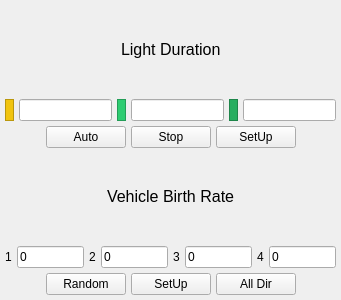
<?xml version="1.0" encoding="UTF-8"?>
<ui version="4.0">
 <class>SimulationControl</class>
 <widget class="QWidget" name="SimulationControl">
  <property name="enabled">
   <bool>true</bool>
  </property>
  <property name="geometry">
   <rect>
    <x>0</x>
    <y>0</y>
    <width>341</width>
    <height>300</height>
   </rect>
  </property>
  <property name="minimumSize">
   <size>
    <width>200</width>
    <height>100</height>
   </size>
  </property>
  <property name="maximumSize">
   <size>
    <width>341</width>
    <height>300</height>
   </size>
  </property>
  <property name="windowTitle">
   <string>Form</string>
  </property>
  <property name="styleSheet">
   <string notr="true"/>
  </property>
  <layout class="QVBoxLayout" name="verticalLayout">
   <property name="spacing">
    <number>5</number>
   </property>
   <property name="leftMargin">
    <number>5</number>
   </property>
   <property name="topMargin">
    <number>5</number>
   </property>
   <property name="rightMargin">
    <number>5</number>
   </property>
   <property name="bottomMargin">
    <number>5</number>
   </property>
   <item>
    <layout class="QHBoxLayout" name="horizontalLayout_3">
     <item>
      <spacer name="horizontalSpacer">
       <property name="orientation">
        <enum>Qt::Horizontal</enum>
       </property>
       <property name="sizeHint" stdset="0">
        <size>
         <width>40</width>
         <height>20</height>
        </size>
       </property>
      </spacer>
     </item>
     <item>
      <widget class="QLabel" name="m_light_duration_label">
       <property name="frameShape">
        <enum>QFrame::NoFrame</enum>
       </property>
       <property name="text">
        <string>&lt;html&gt;&lt;head/&gt;&lt;body&gt;&lt;p&gt;&lt;span style=&quot; font-size:12pt;&quot;&gt;Light Duration&lt;/span&gt;&lt;/p&gt;&lt;/body&gt;&lt;/html&gt;</string>
       </property>
      </widget>
     </item>
     <item>
      <spacer name="horizontalSpacer_2">
       <property name="orientation">
        <enum>Qt::Horizontal</enum>
       </property>
       <property name="sizeHint" stdset="0">
        <size>
         <width>40</width>
         <height>20</height>
        </size>
       </property>
      </spacer>
     </item>
    </layout>
   </item>
   <item>
    <layout class="QHBoxLayout" name="horizontalLayout">
     <item>
      <widget class="QLabel" name="m_yellow_label">
       <property name="autoFillBackground">
        <bool>false</bool>
       </property>
       <property name="styleSheet">
        <string notr="true">background-color: rgb(241, 196, 15);</string>
       </property>
       <property name="frameShape">
        <enum>QFrame::StyledPanel</enum>
       </property>
       <property name="text">
        <string/>
       </property>
       <property name="scaledContents">
        <bool>false</bool>
       </property>
      </widget>
     </item>
     <item>
      <widget class="QLineEdit" name="m_yellow"/>
     </item>
     <item>
      <widget class="QLabel" name="m_green_label">
       <property name="styleSheet">
        <string notr="true">background-color: rgb(46, 204, 113);</string>
       </property>
       <property name="frameShape">
        <enum>QFrame::StyledPanel</enum>
       </property>
       <property name="text">
        <string/>
       </property>
      </widget>
     </item>
     <item>
      <widget class="QLineEdit" name="m_green"/>
     </item>
     <item>
      <widget class="QLabel" name="m_green_label_2">
       <property name="styleSheet">
        <string notr="true">background-color: rgb(39, 174, 96);</string>
       </property>
       <property name="frameShape">
        <enum>QFrame::StyledPanel</enum>
       </property>
       <property name="text">
        <string/>
       </property>
      </widget>
     </item>
     <item>
      <widget class="QLineEdit" name="m_green_2"/>
     </item>
    </layout>
   </item>
   <item>
    <layout class="QHBoxLayout" name="horizontalLayout_4">
     <item>
      <spacer name="horizontalSpacer_3">
       <property name="orientation">
        <enum>Qt::Horizontal</enum>
       </property>
       <property name="sizeHint" stdset="0">
        <size>
         <width>40</width>
         <height>20</height>
        </size>
       </property>
      </spacer>
     </item>
     <item>
      <widget class="QPushButton" name="m_auto_traffic">
       <property name="text">
        <string>Auto</string>
       </property>
      </widget>
     </item>
     <item>
      <widget class="QPushButton" name="m_stop">
       <property name="text">
        <string>Stop</string>
       </property>
      </widget>
     </item>
     <item>
      <widget class="QPushButton" name="m_setup_button">
       <property name="text">
        <string>SetUp</string>
       </property>
      </widget>
     </item>
     <item>
      <spacer name="horizontalSpacer_4">
       <property name="orientation">
        <enum>Qt::Horizontal</enum>
       </property>
       <property name="sizeHint" stdset="0">
        <size>
         <width>40</width>
         <height>20</height>
        </size>
       </property>
      </spacer>
     </item>
    </layout>
   </item>
   <item>
    <layout class="QHBoxLayout" name="horizontalLayout_5">
     <item>
      <spacer name="horizontalSpacer_5">
       <property name="orientation">
        <enum>Qt::Horizontal</enum>
       </property>
       <property name="sizeHint" stdset="0">
        <size>
         <width>40</width>
         <height>20</height>
        </size>
       </property>
      </spacer>
     </item>
     <item>
      <widget class="QLabel" name="m_birth_rate_clabel">
       <property name="frameShape">
        <enum>QFrame::NoFrame</enum>
       </property>
       <property name="text">
        <string>&lt;html&gt;&lt;head/&gt;&lt;body&gt;&lt;p&gt;&lt;span style=&quot; font-size:12pt;&quot;&gt;Vehicle Birth Rate&lt;/span&gt;&lt;/p&gt;&lt;/body&gt;&lt;/html&gt;</string>
       </property>
      </widget>
     </item>
     <item>
      <spacer name="horizontalSpacer_6">
       <property name="orientation">
        <enum>Qt::Horizontal</enum>
       </property>
       <property name="sizeHint" stdset="0">
        <size>
         <width>40</width>
         <height>20</height>
        </size>
       </property>
      </spacer>
     </item>
    </layout>
   </item>
   <item>
    <layout class="QHBoxLayout" name="horizontalLayout_2">
     <item>
      <widget class="QLabel" name="m_1_label">
       <property name="text">
        <string>1</string>
       </property>
      </widget>
     </item>
     <item>
      <widget class="QLineEdit" name="m_road_1">
       <property name="inputMask">
        <string/>
       </property>
       <property name="text">
        <string>0</string>
       </property>
      </widget>
     </item>
     <item>
      <widget class="QLabel" name="m_2_label">
       <property name="text">
        <string>2</string>
       </property>
      </widget>
     </item>
     <item>
      <widget class="QLineEdit" name="m_road_2">
       <property name="text">
        <string>0</string>
       </property>
      </widget>
     </item>
     <item>
      <widget class="QLabel" name="m_3_label">
       <property name="text">
        <string>3</string>
       </property>
      </widget>
     </item>
     <item>
      <widget class="QLineEdit" name="m_road_3">
       <property name="text">
        <string>0</string>
       </property>
      </widget>
     </item>
     <item>
      <widget class="QLabel" name="m_4_label">
       <property name="text">
        <string>4</string>
       </property>
      </widget>
     </item>
     <item>
      <widget class="QLineEdit" name="m_road_4">
       <property name="text">
        <string>0</string>
       </property>
      </widget>
     </item>
    </layout>
   </item>
   <item>
    <layout class="QHBoxLayout" name="horizontalLayout_6">
     <item>
      <spacer name="horizontalSpacer_8">
       <property name="orientation">
        <enum>Qt::Horizontal</enum>
       </property>
       <property name="sizeHint" stdset="0">
        <size>
         <width>40</width>
         <height>20</height>
        </size>
       </property>
      </spacer>
     </item>
     <item>
      <widget class="QPushButton" name="m_random_birth">
       <property name="text">
        <string>Random</string>
       </property>
      </widget>
     </item>
     <item>
      <widget class="QPushButton" name="m_setup_birth_rate_button">
       <property name="text">
        <string>SetUp</string>
       </property>
      </widget>
     </item>
     <item>
      <widget class="QPushButton" name="m_setup_birth_rate_button_3">
       <property name="text">
        <string>All Dir</string>
       </property>
      </widget>
     </item>
     <item>
      <spacer name="horizontalSpacer_7">
       <property name="orientation">
        <enum>Qt::Horizontal</enum>
       </property>
       <property name="sizeHint" stdset="0">
        <size>
         <width>40</width>
         <height>20</height>
        </size>
       </property>
      </spacer>
     </item>
    </layout>
   </item>
  </layout>
 </widget>
 <resources/>
 <connections/>
</ui>
